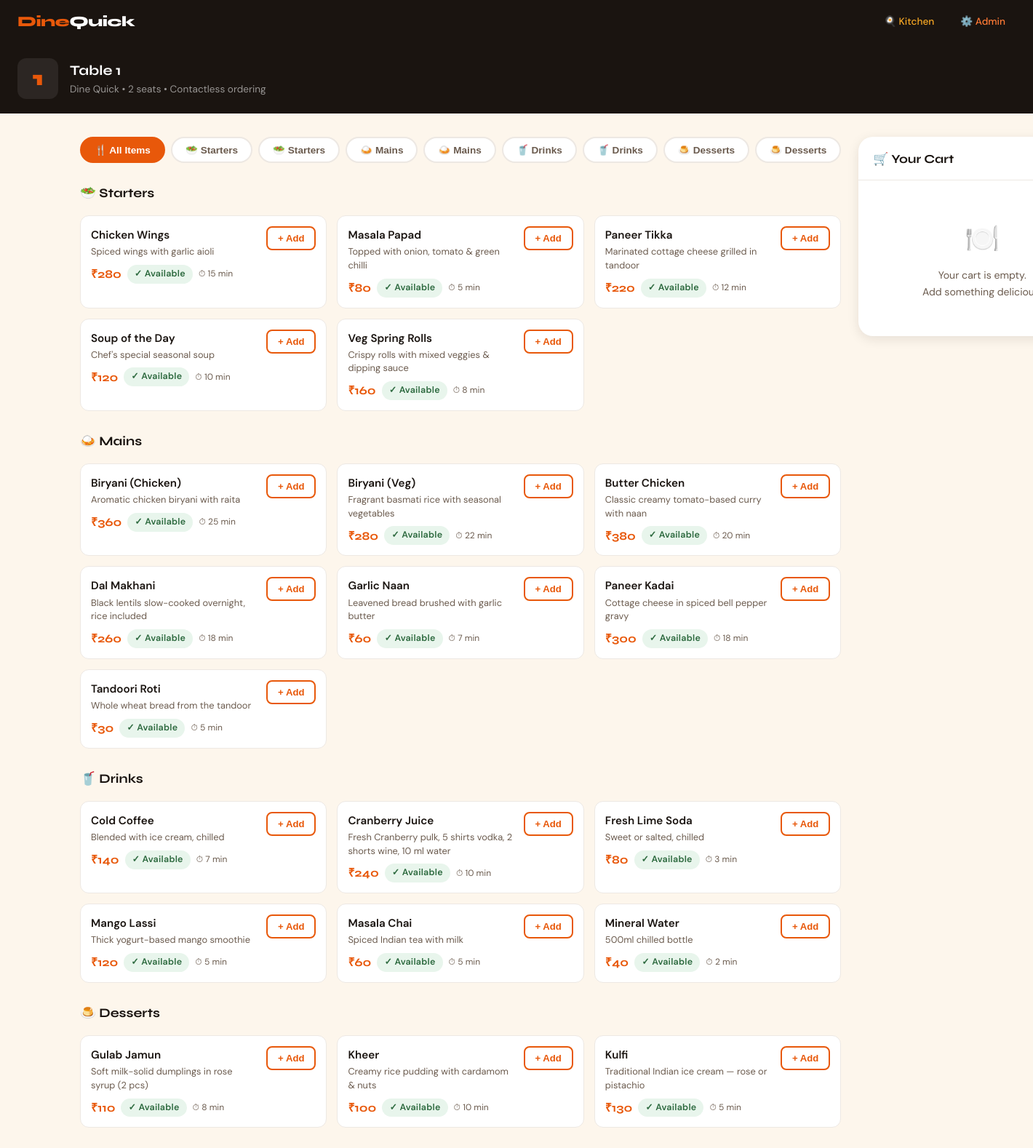
The page /table/1 on the database its author committed.
### tables this page shows
CREATE TABLE tables (
            id INTEGER PRIMARY KEY AUTOINCREMENT,
            number INTEGER UNIQUE NOT NULL,
            name TEXT NOT NULL,
            seats INTEGER DEFAULT 4
        );

CREATE TABLE settings (
            key TEXT PRIMARY KEY,
            value TEXT NOT NULL
        );

CREATE TABLE categories (
            id INTEGER PRIMARY KEY AUTOINCREMENT,
            name TEXT NOT NULL,
            icon TEXT NOT NULL,
            sort_order INTEGER DEFAULT 0
        );

CREATE TABLE menu_items (
            id INTEGER PRIMARY KEY AUTOINCREMENT,
            category_id INTEGER NOT NULL,
            name TEXT NOT NULL,
            description TEXT,
            price REAL NOT NULL,
            available INTEGER DEFAULT 1,
            prep_time INTEGER DEFAULT 10,
            FOREIGN KEY(category_id) REFERENCES categories(id)
        );

### app.py (the view)
@app.route("/table/<int:table_number>")
def table_menu(table_number):
    conn = get_db()
    table = conn.execute("SELECT * FROM tables WHERE number=?", (table_number,)).fetchone()
    if not table:
        conn.close()
        return "Table not found", 404
    categories = conn.execute("SELECT * FROM categories ORDER BY sort_order").fetchall()
    items = conn.execute("""SELECT m.*, c.name as cat_name FROM menu_items m
                            JOIN categories c ON m.category_id=c.id
                            ORDER BY m.category_id, m.name""").fetchall()
    orders = conn.execute("""SELECT o.*, t.name as table_name FROM orders o
                              JOIN tables t ON o.table_id=t.id
                              WHERE o.table_id=? AND o.status != 'Served'
                              ORDER BY o.created_at DESC""", (table["id"],)).fetchall()
    conn.close()
    settings = get_all_settings()
    return render_template("menu.html", table=table, categories=categories,
                           items=items, orders=orders, settings=settings)

### app.py (called while the page is built)
def get_db():
    db_dir = os.path.dirname(DB_PATH)
    if db_dir and not os.path.exists(db_dir):
        os.makedirs(db_dir, exist_ok=True)
    conn = sqlite3.connect(DB_PATH)
    conn.row_factory = sqlite3.Row
    return conn

def get_all_settings():
    conn = get_db()
    rows = conn.execute("SELECT key, value FROM settings").fetchall()
    conn.close()
    return {r["key"]: r["value"] for r in rows}

### templates/menu.html (shortened to what this page needs)
{% extends "base.html" %}
{% block body %}
<div class="table-header">
  <div class="table-badge-big">{{ table.number }}</div>
  <div class="table-header-info">
    <h2>{{ table.name }}</h2>
    <p>{{ settings.restaurant_name }} &bull; {{ table.seats }} seats &bull; Contactless ordering</p>
  </div>
</div>
<div class="container page-body">
  <div class="menu-layout">
    <div>
      <div class="cat-tabs" id="catTabs">
        <button class="cat-tab active" data-cat="all">🍴 All Items</button>
        {% for cat in categories %}
        <button class="cat-tab" data-cat="{{ cat.id }}">{{ cat.icon }} {{ cat.name }}</button>
        {% endfor %}
      </div>
      <div id="section-all" class="menu-section active">
        {% for cat in categories %}
        {% set cat_items = items | selectattr("category_id", "equalto", cat.id) | list %}
        {% if cat_items %}
        <div class="menu-section-title">{{ cat.icon }} {{ cat.name }}</div>
        <div class="menu-grid" style="margin-bottom:28px">
          {% for item in cat_items %}
          <div class="menu-item {% if not item.available %}unavailable{% endif %}"
               data-id="{{ item.id }}" data-cat="{{ item.category_id }}">
            <div class="item-info">
              <div class="item-name">{{ item.name }}</div>
              <div class="item-desc">{{ item.description }}</div>
              <div class="item-meta">
                <span class="item-price">{{ settings.currency_symbol }}{{ "%.0f"|format(item.price) }}</span>
                {% if item.available %}
                <span class="badge badge-avail">✓ Available</span>
                {% else %}
                <span class="badge badge-unavail">Unavailable</span>
                {% endif %}
                <span class="item-prep">⏱ {{ item.prep_time }} min</span>
              </div>
            </div>
            <div class="item-actions">
              {% if item.available %}
              <button class="add-btn" id="addbtn-{{ item.id }}"
                      onclick="addToCart({{ item.id }}, '{{ item.name }}', {{ item.price }})">
                + Add
              </button>
              {% else %}
              <button class="add-btn" disabled style="opacity:.4;cursor:not-allowed">Unavailable</button>
              {% endif %}
            </div>
          </div>
          {% endfor %}
        </div>
        {% endif %}
        {% endfor %}
      </div>
    </div>
    <div class="cart-panel" id="cartPanel">
      <div class="cart-header">
        <span class="cart-title">🛒 Your Cart</span>
      </div>
      <div class="cart-items" id="cartItems">
        <div class="cart-empty">
          <div class="big-icon">🍽️</div>
          <div>Your cart is empty.<br>Add something delicious!</div>
        </div>
      </div>
    </div>
  </div>
</div>
{% endblock %}

### templates/base.html (style rules this page uses)
:root { --saffron: #E8580A; --saffron-lt: #FF7A35; --saffron-dk: #B8420A; --cream: #FDF6EC; --ink: #1A1410; --ink-60: #6B5B4E; --ink-20: #EDE8E3; --leaf: #2D6A3F; --leaf-lt: #E8F5EC; --amber: #F5A623; --red: #D94B2B; --surface: #FFFFFF; --radius: 12px; --radius-lg: 20px; --shadow-sm: 0 1px 3px rgba(26,20,16,.08); --shadow-md: 0 4px 16px rgba(26,20,16,.10); --shadow-lg: 0 12px 40px rgba(26,20,16,.14); --font-display: 'Syne', sans-serif; --font-body: 'DM Sans', sans-serif; }
*, *::before, *::after { box-sizing: border-box; margin: 0; padding: 0; }
body { font-family: var(--font-body); background: var(--cream); color: var(--ink); min-height: 100vh; line-height: 1.6; }
.badge { display: inline-flex; align-items: center; gap: 5px; padding: 3px 10px; border-radius: 99px; font-size: .78rem; font-weight: 600; letter-spacing: .02em; }
.badge-avail { background: var(--leaf-lt); color: var(--leaf); }
.container { max-width: 1200px; margin: 0 auto; padding: 0 20px; }
.page-body { padding: 32px 0 60px; }

### templates/menu.html (style rules this page uses)
.menu-layout { display: grid; grid-template-columns: 1fr 340px; gap: 24px; align-items: start; }
.table-header { background: var(--ink); padding: 20px 24px; display: flex; align-items: center; gap: 16px; color: #fff; border-radius: 0; }
.table-badge-big { font-family: var(--font-display); font-size: 1.8rem; font-weight: 800; color: var(--saffron); line-height: 1; width: 56px; height: 56px; background: rgba(255,255,255,.08); border-radius: 12px; display: flex; align-items: center; justify-content: center; flex-shrink: 0; }
.table-header-info h2 { font-family: var(--font-display); font-weight: 700; font-size: 1.2rem; }
.table-header-info p { color: rgba(255,255,255,.55); font-size:.85rem; }
.cat-tabs { display: flex; gap: 8px; overflow-x: auto; padding: 0 0 4px; scrollbar-width: none; margin-bottom: 24px; }
.cat-tab { padding: 8px 18px; border-radius: 99px; border: 2px solid var(--ink-20); background: var(--surface); color: var(--ink-60); font-weight: 600; font-size: .85rem; cursor: pointer; white-space: nowrap; transition: all .18s; display: flex; gap: 6px; align-items: center; }
.cat-tab.active { background: var(--saffron); border-color: var(--saffron); color: #fff; }
.menu-section { display: none; }
.menu-section.active { display: block; }
.menu-section-title { font-family: var(--font-display); font-size: 1.1rem; font-weight: 700; margin-bottom: 16px; display: flex; align-items: center; gap: 8px; color: var(--ink); }
.menu-grid { display: grid; grid-template-columns: repeat(auto-fill, minmax(280px,1fr)); gap: 14px; }
.menu-item { background: var(--surface); border-radius: var(--radius); border: 1.5px solid var(--ink-20); display: flex; gap: 12px; padding: 14px; transition: all .18s; position: relative; }
.item-info { flex: 1; min-width: 0; }
.item-name { font-weight: 600; font-size: .95rem; margin-bottom: 2px; }
.item-desc { color: var(--ink-60); font-size: .8rem; line-height: 1.45; margin-bottom: 8px; }
.item-meta { display: flex; align-items: center; gap: 8px; flex-wrap: wrap; }
.item-price { font-family: var(--font-display); font-weight: 700; font-size: 1rem; color: var(--saffron); }
.item-prep { font-size: .75rem; color: var(--ink-60); }
.item-actions { display: flex; flex-direction: column; align-items: flex-end; justify-content: space-between; }
.add-btn { padding: 7px 14px; border-radius: 8px; border: 2px solid var(--saffron); background: transparent; color: var(--saffron); font-weight: 600; font-size: .82rem; cursor: pointer; transition: all .18s; white-space: nowrap; }
.cart-panel { background: var(--surface); border-radius: var(--radius-lg); box-shadow: var(--shadow-md); position: sticky; top: 80px; }
.cart-header { padding: 18px 20px 14px; border-bottom: 1.5px solid var(--ink-20); display: flex; align-items: center; justify-content: space-between; }
.cart-title { font-family: var(--font-display); font-weight: 700; font-size: 1.05rem; }
.cart-items { padding: 14px 20px; max-height: 320px; overflow-y: auto; }
.cart-empty { text-align: center; padding: 36px 20px; color: var(--ink-60); font-size: .88rem; }
.cart-empty .big-icon { font-size: 2.4rem; margin-bottom: 8px; }

### rows shown on the page
tables: number "1", name "Table 1", seats "2"
settings: restaurant_name "Dine Quick"
categories: icon "🥗", name "Starters"
categories: icon "🥗", name "Starters"
categories: icon "🍛", name "Mains"
categories: icon "🍛", name "Mains"
categories: icon "🥤", name "Drinks"
categories: icon "🥤", name "Drinks"
categories: icon "🍮", name "Desserts"
categories: icon "🍮", name "Desserts"
menu_items: name "Chicken Wings", description "Spiced wings with garlic aioli", currency_symbol "₹", price "280", available "✓ Available", prep_time "15"
menu_items: name "Masala Papad", description "Topped with onion, tomato & green chilli", currency_symbol "₹", price "80", available "✓ Available", prep_time "5"
menu_items: name "Paneer Tikka", description "Marinated cottage cheese grilled in tandoor", currency_symbol "₹", price "220", available "✓ Available", prep_time "12"
menu_items: name "Soup of the Day", description "Chef's special seasonal soup", currency_symbol "₹", price "120", available "✓ Available", prep_time "10"
menu_items: name "Veg Spring Rolls", description "Crispy rolls with mixed veggies & dipping sauce", currency_symbol "₹", price "160", available "✓ Available", prep_time "8"
menu_items: name "Biryani (Chicken)", description "Aromatic chicken biryani with raita", currency_symbol "₹", price "360", available "✓ Available", prep_time "25"
menu_items: name "Biryani (Veg)", description "Fragrant basmati rice with seasonal vegetables", currency_symbol "₹", price "280", available "✓ Available", prep_time "22"
menu_items: name "Butter Chicken", description "Classic creamy tomato-based curry with naan", currency_symbol "₹", price "380", available "✓ Available", prep_time "20"
menu_items: name "Dal Makhani", description "Black lentils slow-cooked overnight, rice included", currency_symbol "₹", price "260", available "✓ Available", prep_time "18"
menu_items: name "Garlic Naan", description "Leavened bread brushed with garlic butter", currency_symbol "₹", price "60", available "✓ Available", prep_time "7"
menu_items: name "Paneer Kadai", description "Cottage cheese in spiced bell pepper gravy", currency_symbol "₹", price "300", available "✓ Available", prep_time "18"
menu_items: name "Tandoori Roti", description "Whole wheat bread from the tandoor", currency_symbol "₹", price "30", available "✓ Available", prep_time "5"
menu_items: name "Cold Coffee", description "Blended with ice cream, chilled", currency_symbol "₹", price "140", available "✓ Available", prep_time "7"
menu_items: name "Cranberry Juice", description "Fresh Cranberry pulk, 5 shirts vodka, 2 shorts wine, 10 ml water", currency_symbol "₹", price "240", available "✓ Available", prep_time "10"
menu_items: name "Fresh Lime Soda", description "Sweet or salted, chilled", currency_symbol "₹", price "80", available "✓ Available", prep_time "3"
menu_items: name "Mango Lassi", description "Thick yogurt-based mango smoothie", currency_symbol "₹", price "120", available "✓ Available", prep_time "5"
menu_items: name "Masala Chai", description "Spiced Indian tea with milk", currency_symbol "₹", price "60", available "✓ Available", prep_time "5"
menu_items: name "Mineral Water", description "500ml chilled bottle", currency_symbol "₹", price "40", available "✓ Available", prep_time "2"
menu_items: name "Gulab Jamun", description "Soft milk-solid dumplings in rose syrup (2 pcs)", currency_symbol "₹", price "110", available "✓ Available", prep_time "8"
menu_items: name "Kheer", description "Creamy rice pudding with cardamom & nuts", currency_symbol "₹", price "100", available "✓ Available", prep_time "10"
menu_items: name "Kulfi", description "Traditional Indian ice cream — rose or pistachio", currency_symbol "₹", price "130", available "✓ Available", prep_time "5"
